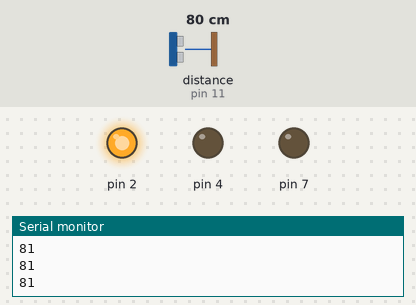
A sketch run on a simulated Arduino Uno, built with avr-gcc and run on an emulated ATmega328P. On the bench: output pins drawn as LEDs (lit = HIGH), the last lines printed to the serial monitor. Dashed ring = blinking. The inputs (shaded band) are chosen by the test bench; at power-on: distance to the obstacle (sensor on pin 11) 80 cm. The echo pulse lasts 58.3 µs per cm.

Above: at 1.2 s.
1.3 s: distance to the obstacle (sensor on pin 11) set to 22 cm
2.8 s: distance to the obstacle (sensor on pin 11) set to 17 cm
At 3.01 s:
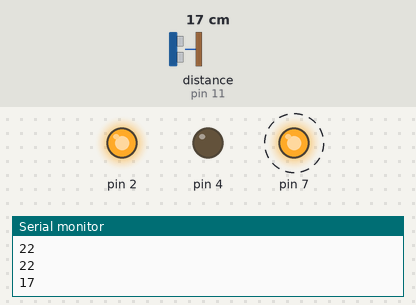
5.8 s: distance to the obstacle (sensor on pin 11) set to 7 cm
8.8 s: distance to the obstacle (sensor on pin 11) set to 4 cm
At 9.9 s:
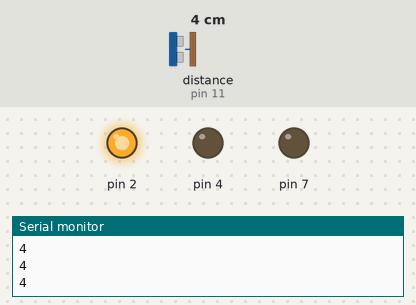
10.3 s: distance to the obstacle (sensor on pin 11) set to 2 cm
At 10.51 s:
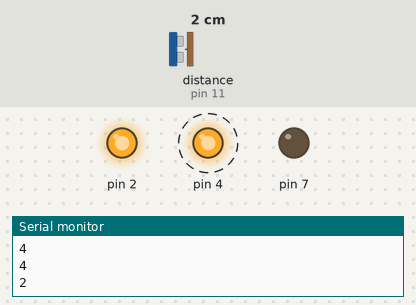
13.3 s: distance to the obstacle (sensor on pin 11) set to 5 cm
At 14.2 s:
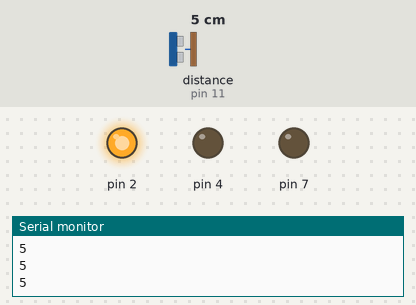
Timing chart, 0 to 15.9 s (numbered marks = the images above; inputs shaded):
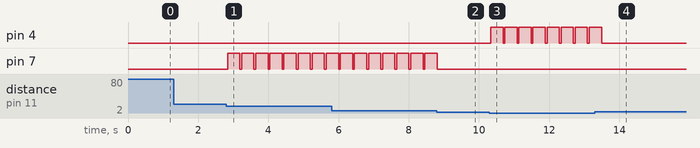

Measured:
- the behaviour switches between 20 and 19 cm on distance to the obstacle (sensor on pin 11) (found by bisection; images 0 and 1)
- the behaviour switches between 6 and 5 cm on distance to the obstacle (sensor on pin 11) (found by bisection; images 1 and 2)
- the behaviour switches between 3 and 4 cm on distance to the obstacle (sensor on pin 11) (found by bisection; images 3 and 4)
- after the input at 2.8 s, pin 7: alternates HIGH for 0.35 s and LOW for 0.05 s, starting at once
- after the input at 8.8 s, pin 7: goes on until 8.8 s, then stays LOW
- after the input at 10.3 s, pin 4: alternates HIGH for 0.35 s and LOW for 0.05 s, starting at once
- after the input at 13.3 s, pin 4: goes on until 13.5 s, then stays LOW

The sketch:

deck.ino
```cpp
#include <NewPing.h>

/*
PIN2 enable always keep high
PIN4 to motor drive input
PIN7 Another motor drive input
PIN4, PIN7 =(1,0) IN deck
PIN4, PIN7 =(0,1) OUT Deck
*/

#define TRIGGER_PIN 12
#define ECHO_PIN    11
#define MAX_DISTANCE 200

NewPing sonar(TRIGGER_PIN, ECHO_PIN, MAX_DISTANCE);

void setup(){
Serial.begin(9600); //For debuggin

pinMode(2,OUTPUT);
pinMode(4,OUTPUT);
pinMode(7,OUTPUT);
digitalWrite(2,1);
}

void loop(){

delay(50);
unsigned int uS=sonar.ping();
unsigned dist = uS /US_ROUNDTRIP_CM;
Serial.println(dist); //Debug em all
if(dist >= 6 && dist < 20 ){
out();
}else if (dist < 4 && dist > 0.1 ){
  in();
}
else{
//This is Safe Zone
}
}

void in(){
digitalWrite(7,0);
digitalWrite(4,1);
delay(350);
digitalWrite(4,0);
}
void out(){
digitalWrite(7,1);
digitalWrite(4,0);
delay(350);
digitalWrite(7,0);

}
```
